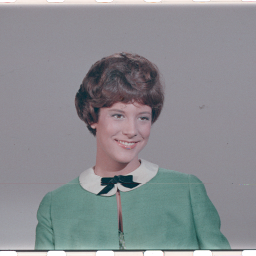
%> input picture first.tiff, 256 x 256 px
$ octave 'IMAGE ENHANCEMENT MATLAB CODE.m'   (GNU Octave 9; MATLAB toolbox functions it lacks are replaced by stand-ins)
%> lines starting %> are read from the running program, lines starting %| are printed output that depends on the picture
clc
clear all
close all
I = imread('first.tiff');
%> I is the input picture: size 256x256x3 uint8; mean R, G, B 137.6, 140, 144
I=rgb2gray(I);
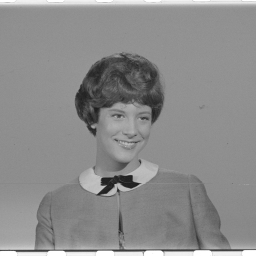
%> I: size 256x256 uint8; min 28, max 255, mean 139.7
   % Show current image.
   figure(1)
   subplot(1,2,1)
   imshow(I);
   axis('square');
   colormap('gray');
   title('Original Image');
   subplot(1,2,2)
   imhist(I)
   [counts,x] = imhist(I);
%> counts = 256 values, max 7338 at index 145, min 0 at index 1, mean 256; x = 256 values from 0 to 255
   xlabel('Intensity value')
   ylabel('Number of pixels')
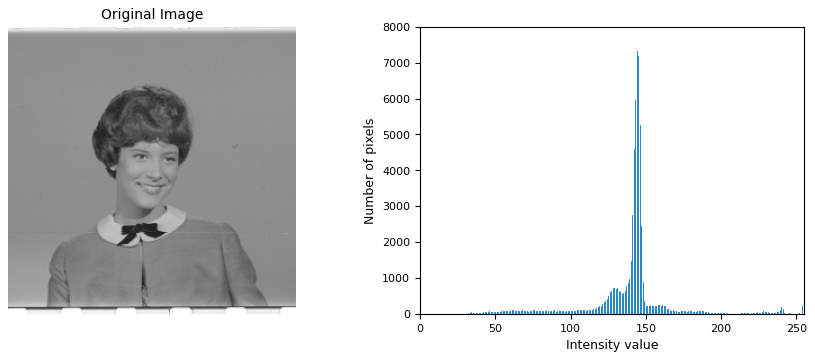
%> figure redrawn from the program's plot data, 2 panels
   a=1;
   b=256;
   d=0;
   while(d<10)
   m=a;
   n=b;
   sum=0;
   for i=m:n
   sum = sum+(counts(i));
   end
   mean=0;
   for i=m:n
   mean = mean+(counts(i)*x(i))/sum;
   end
   var=0;
   for i=m:n
   var=var+(counts(i)*((x(i)-mean)^2))/sum;
   end
   staDev = sqrt(var);
   t1 = round(mean-staDev)
   t2 = round(mean+staDev)

   sum1=0;
   for i=m:t1
   sum1 = sum1+(counts(i));
   end
   mean1=0;
   for i=m:t1
   mean1 = mean1+(counts(i)*x(i))/sum1;
   end
   var1=0;
   for i=m:t1
   var1=var1+(counts(i)*((x(i)-mean1)^2))/sum1;
   end
   staDev1 = sqrt(var1);

   sum2=0;
   for i=t2:n
   sum2 = sum2+(counts(i));
   end
   mean2=0;
   for i=t2:n
   mean2 = mean2+(counts(i)*x(i))/sum2;
   end
   var2=0;
   for i=t2:n
   var2=var2+(counts(i)*((x(i)-mean2)^2))/sum2;
   end
   staDev2 = sqrt(var2);
   m = t1+1;
   n = t2-1;
   d=d+1;
   end
%> after the loop, d = 10
   t1 = mean;
%> t1 = 139.7
   t2 = mean+1;
%> t2 = 140.7


%% 1.PSNR(Peak signal-to-noise ratio)
%> (the run ends here)
